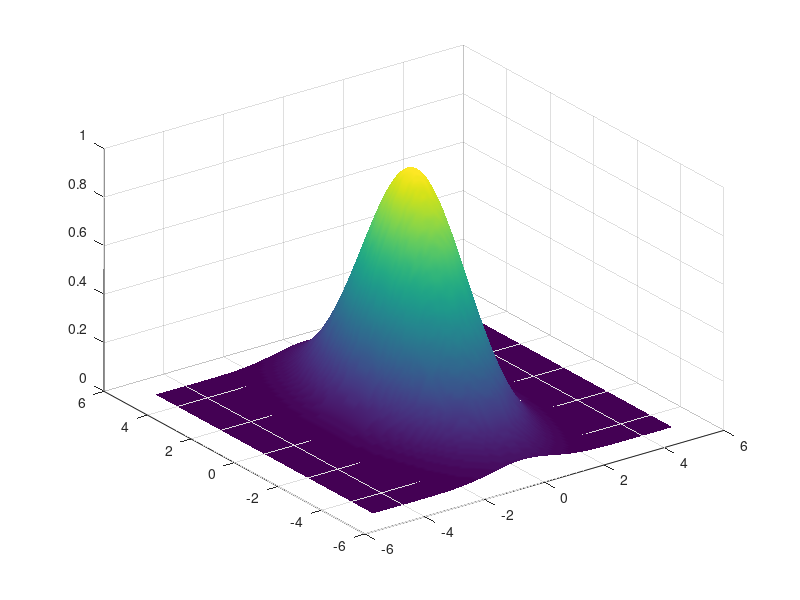

The MATLAB script that drew this image:
A = 1;
x0 = 0; y0 = 0;
 
sigma_x = 1;
sigma_y = 2;
 
[X, Y] = meshgrid(-5:.1:5, -5:.1:5);
 
for theta = 0:pi/100:pi
    a = cos(theta)^2/2/sigma_x^2 + sin(theta)^2/2/sigma_y^2;
    b = -sin(2*theta)/4/sigma_x^2 + sin(2*theta)/4/sigma_y^2 ;
    c = sin(theta)^2/2/sigma_x^2 + cos(theta)^2/2/sigma_y^2;
 
    Z = A*exp( - (a*(X-x0).^2 + 2*b*(X-x0).*(Y-y0) + c*(Y-y0).^2)) ;
end
 
surf(X,Y,Z);shading interp;view(-36,36)
